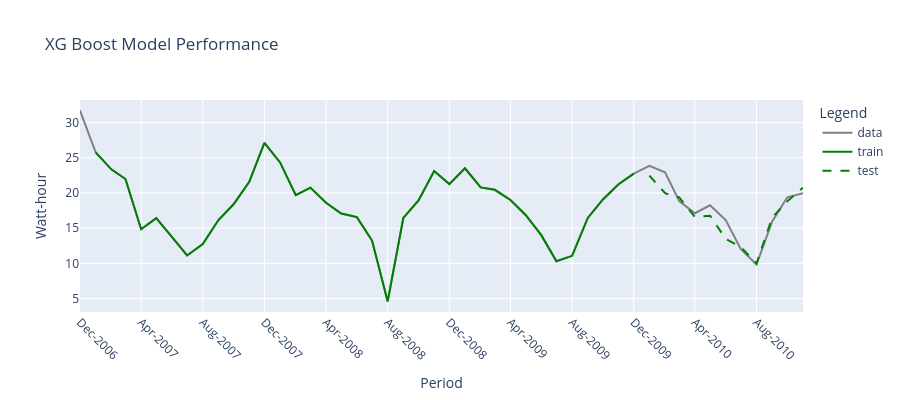

Here is the notebook cell this chart was saved with:
### Code cell
# Plotting the model performance
fig = go.Figure()

# Original time series
fig.add_trace(go.Scatter(
    x=y.index,
    y=y.values,
    mode='lines',
    name='data',
    line=dict(color='grey')
))

# Train predictions
fig.add_trace(go.Scatter(
    x=dates_train[1:],
    y=xgb_pred_train[1:],
    mode='lines',
    name='train',
    line=dict(color='green')
))

# Test predictions
fig.add_trace(go.Scatter(
    x=dates_test,
    y=xgb_pred_test,
    mode='lines',
    name='test',
    line=dict(color='green', dash='dash')
))

# Format x-axis as month-year and reduce number of ticks
labels = pd.to_datetime(y.index).strftime('%b-%Y')
step = max(1, len(labels) // 10)
fig.update_layout(
    title='XG Boost Model Performance',
    yaxis_title='Watt-hour',
    xaxis_title='Period',
    legend_title='Legend',
    xaxis=dict(
        tickmode='array',
        tickvals=y.index[::step],
        ticktext=labels[::step],
        tickangle=45
    ),
    width=900,
    height=400
)

fig.show()

### Figure 1 — Plotly figure (JSON) as saved in the notebook; plotly's stock layout.template omitted (floating-point values rounded to 4 significant figures)
{"data": [{"line": {"color": "grey"}, "mode": "lines", "name": "data", "type": "scatter", "x": ["2006-12-01", "2007-01-01", "2007-02-01", "2007-03-01", "2007-04-01", "2007-05-01", "2007-06-01", "2007-07-01", "2007-08-01", "2007-09-01", "2007-10-01", "2007-11-01", "2007-12-01", "2008-01-01", "2008-02-01", "2008-03-01", "2008-04-01", "2008-05-01", "2008-06-01", "2008-07-01", "2008-08-01", "2008-09-01", "2008-10-01", "2008-11-01", "2008-12-01", "2009-01-01", "2009-02-01", "2009-03-01", "2009-04-01", "2009-05-01", "2009-06-01", "2009-07-01", "2009-08-01", "2009-09-01", "2009-10-01", "2009-11-01", "2009-12-01", "2010-01-01", "2010-02-01", "2010-03-01", "2010-04-01", "2010-05-01", "2010-06-01", "2010-07-01", "2010-08-01", "2010-09-01", "2010-10-01", "2010-11-01"], "y": [31.69, 25.77, 23.35, 21.98, 14.85, 16.43, 13.78, 11.12, 12.74, 16.16, 18.4, 21.57, 27.11, 24.33, 19.69, 20.76, 18.6, 17.07, 16.57, 13.25, 4.608, 16.46, 18.95, 23.12, 21.25, 23.5, 20.79, 20.45, 19.01, 16.88, 14.01, 10.3, 11.08, 16.45, 19.07, 21.25, 22.74, 23.84, 22.93, 18.83, 17.12, 18.25, 16.16, 12.02, 9.846, 15.94, 19.39, 19.95]}, {"line": {"color": "green"}, "mode": "lines", "name": "train", "type": "scatter", "x": ["2007-01-01", "2007-02-01", "2007-03-01", "2007-04-01", "2007-05-01", "2007-06-01", "2007-07-01", "2007-08-01", "2007-09-01", "2007-10-01", "2007-11-01", "2007-12-01", "2008-01-01", "2008-02-01", "2008-03-01", "2008-04-01", "2008-05-01", "2008-06-01", "2008-07-01", "2008-08-01", "2008-09-01", "2008-10-01", "2008-11-01", "2008-12-01", "2009-01-01", "2009-02-01", "2009-03-01", "2009-04-01", "2009-05-01", "2009-06-01", "2009-07-01", "2009-08-01", "2009-09-01", "2009-10-01", "2009-11-01", "2009-12-01"], "y": [25.77, 23.35, 21.98, 14.85, 16.43, 13.78, 11.12, 12.74, 16.16, 18.4, 21.58, 27.11, 24.33, 19.69, 20.76, 18.6, 17.07, 16.57, 13.25, 4.608, 16.46, 18.95, 23.12, 21.25, 23.5, 20.79, 20.45, 19.01, 16.88, 14.01, 10.3, 11.08, 16.45, 19.08, 21.25, 22.74]}, {"line": {"color": "green", "dash": "dash"}, "mode": "lines", "name": "test", "type": "scatter", "x": ["2010-01-01", "2010-02-01", "2010-03-01", "2010-04-01", "2010-05-01", "2010-06-01", "2010-07-01", "2010-08-01", "2010-09-01", "2010-10-01", "2010-11-01"], "y": [22.47, 19.97, 19.37, 16.6, 16.77, 13.49, 12.32, 10.01, 16.52, 18.81, 20.75]}], "layout": {"height": 400, "legend": {"title": {"text": "Legend"}}, "title": {"text": "XG Boost Model Performance"}, "width": 900, "xaxis": {"tickangle": 45, "tickmode": "array", "ticktext": ["Dec-2006", "Apr-2007", "Aug-2007", "Dec-2007", "Apr-2008", "Aug-2008", "Dec-2008", "Apr-2009", "Aug-2009", "Dec-2009", "Apr-2010", "Aug-2010"], "tickvals": ["2006-12-01", "2007-04-01", "2007-08-01", "2007-12-01", "2008-04-01", "2008-08-01", "2008-12-01", "2009-04-01", "2009-08-01", "2009-12-01", "2010-04-01", "2010-08-01"], "title": {"text": "Period"}}, "yaxis": {"title": {"text": "Watt-hour"}}}}
